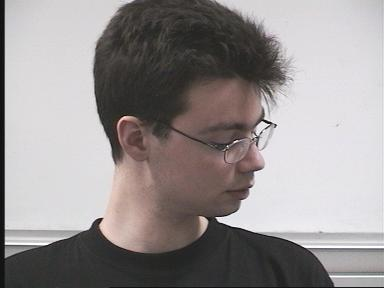
%> input picture face1/person05102-60-75.jpg, 384 x 288 px; its folder holds only this picture in this run
$ octave SVM.m   (GNU Octave 9; MATLAB toolbox functions it lacks are replaced by stand-ins)
%> lines starting %> are read from the running program, lines starting %| are printed output that depends on the picture
%% Support Vector Machines-Linear Kernel

X1=[];
d=pwd;
srcfiles=dir(strcat(d,'\face1\*.jpg'));
for i=1:length(srcfiles)
    filename=strcat(strcat(d,'\face1\'),srcfiles(i).name);

    I=imread(filename);
%> I is the input picture: size 288x384x3 uint8; mean R, G, B 151, 145.9, 145.6
    I=rgb2gray(I);
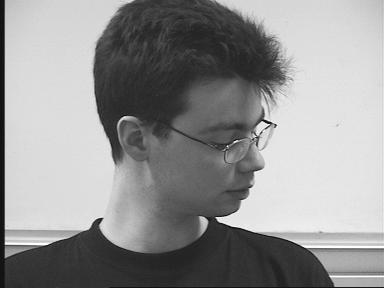
%> I: size 288x384 uint8; min 2, max 255, mean 147.4

    I=imresize(I,[200,320]);
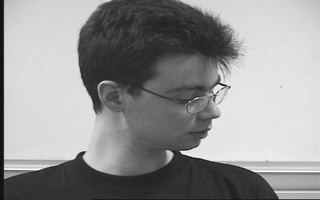
%> I: size 200x320 uint8; min 11, max 255, mean 147.4
%> (the run ends here)

$ run again, on face1/person05108-60+15.jpg
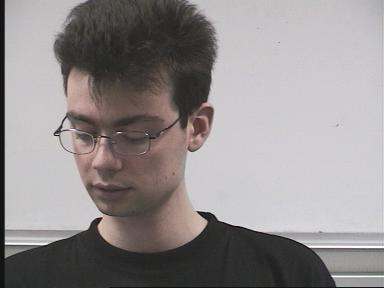
%> input picture face1/person05108-60+15.jpg, 384 x 288 px
%> I is the input picture: size 288x384x3 uint8; mean R, G, B 145.9, 141.3, 141.1
%> `I=rgb2gray(I);`:
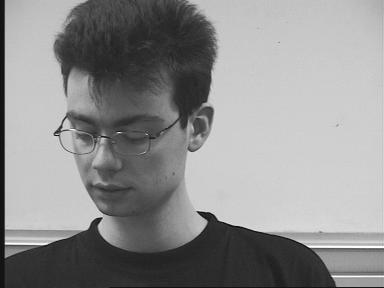
%> I: size 288x384 uint8; min 7, max 255, mean 142.7
%> `I=imresize(I,[200,320]);`:
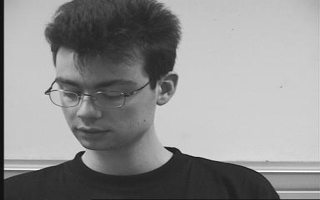
%> I: size 200x320 uint8; min 14, max 255, mean 142.7

$ run again, on face1/person05110-60+45.jpg
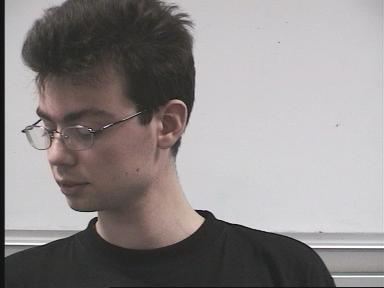
%> input picture face1/person05110-60+45.jpg, 384 x 288 px
%> I is the input picture: size 288x384x3 uint8; mean R, G, B 144.1, 139.3, 139.3
%> `I=rgb2gray(I);`:
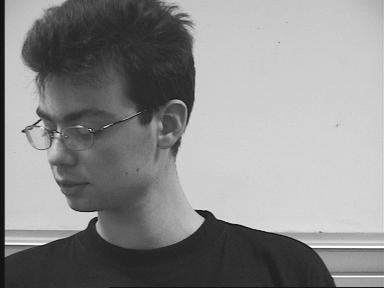
%> I: size 288x384 uint8; min 2, max 255, mean 140.8
%> `I=imresize(I,[200,320]);`:
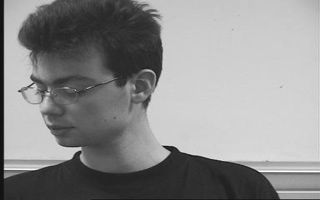
%> I: size 200x320 uint8; min 14, max 255, mean 140.8
